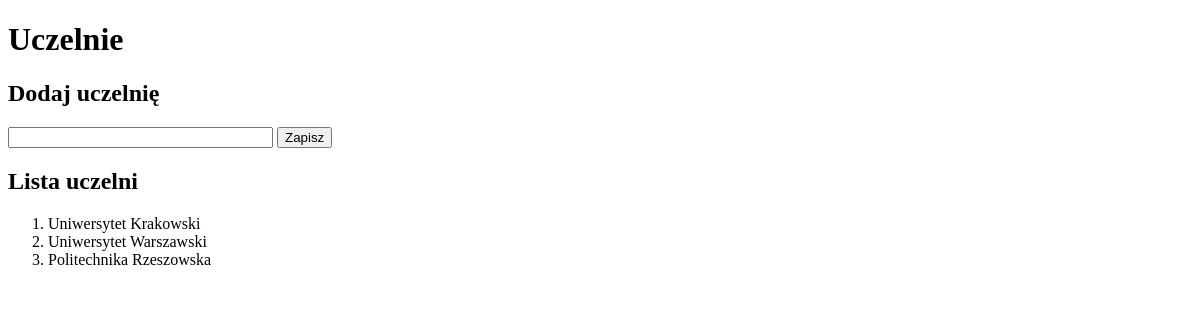
/studenci/uczelnie/, run on an earlier commit of the app's database.
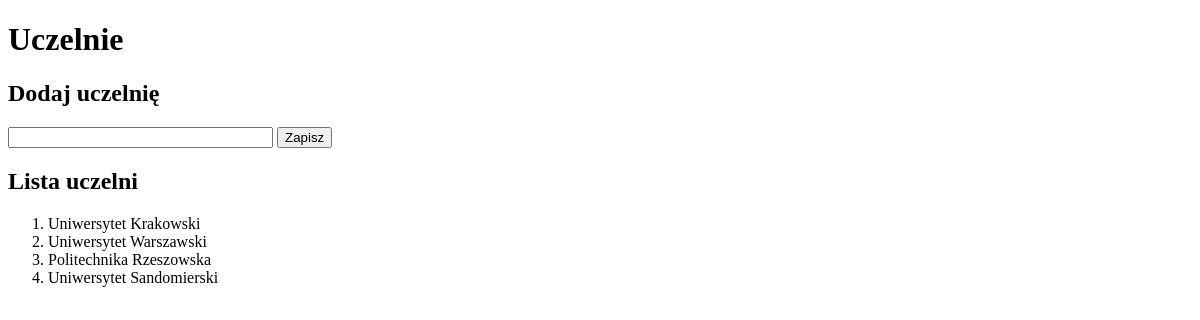
And on a later commit of the database.
### studenci/models.py (models this page shows, shortened)
class Uczelnia(models.Model):
    nazwa = models.CharField(verbose_name='uczelnia', max_length=30)
    class Meta:
        verbose_name_plural = "uczelnie"

### studenci/views.py (the view, shortened to what this page needs)
# urls.py: path('uczelnie/', views.uczelnie, name='uczelnie'),
def uczelnie(request):
    uczelnie = Uczelnia.objects.all()
    kontekst = {'uczelnie': uczelnie}
    return render(request, 'studenci/uczelnie.html', kontekst)

### studenci/templates/studenci/uczelnie.html (shortened to what this page needs)
{% extends 'szablon.html' %}
{% block naglowek %}Uczelnie{% endblock naglowek %}
{% block tresc %}
<h2>Dodaj uczelnię</h2>
    <form action="." method="POST">
        <input type="text" name="nazwa" size="30" maxlength="30">
        <input type="submit" value="Zapisz">
    </form>
<h2>Lista uczelni</h2>
<ol>
    {% for uczelnia in uczelnie %}
        <li>{{ uczelnia.nazwa }}</li>
    {% endfor %}
</ol>
{% endblock tresc %}

What changed in the data, as far as the page shows it:
added Uczelnia: nazwa "Uniwersytet Sandomierski"
